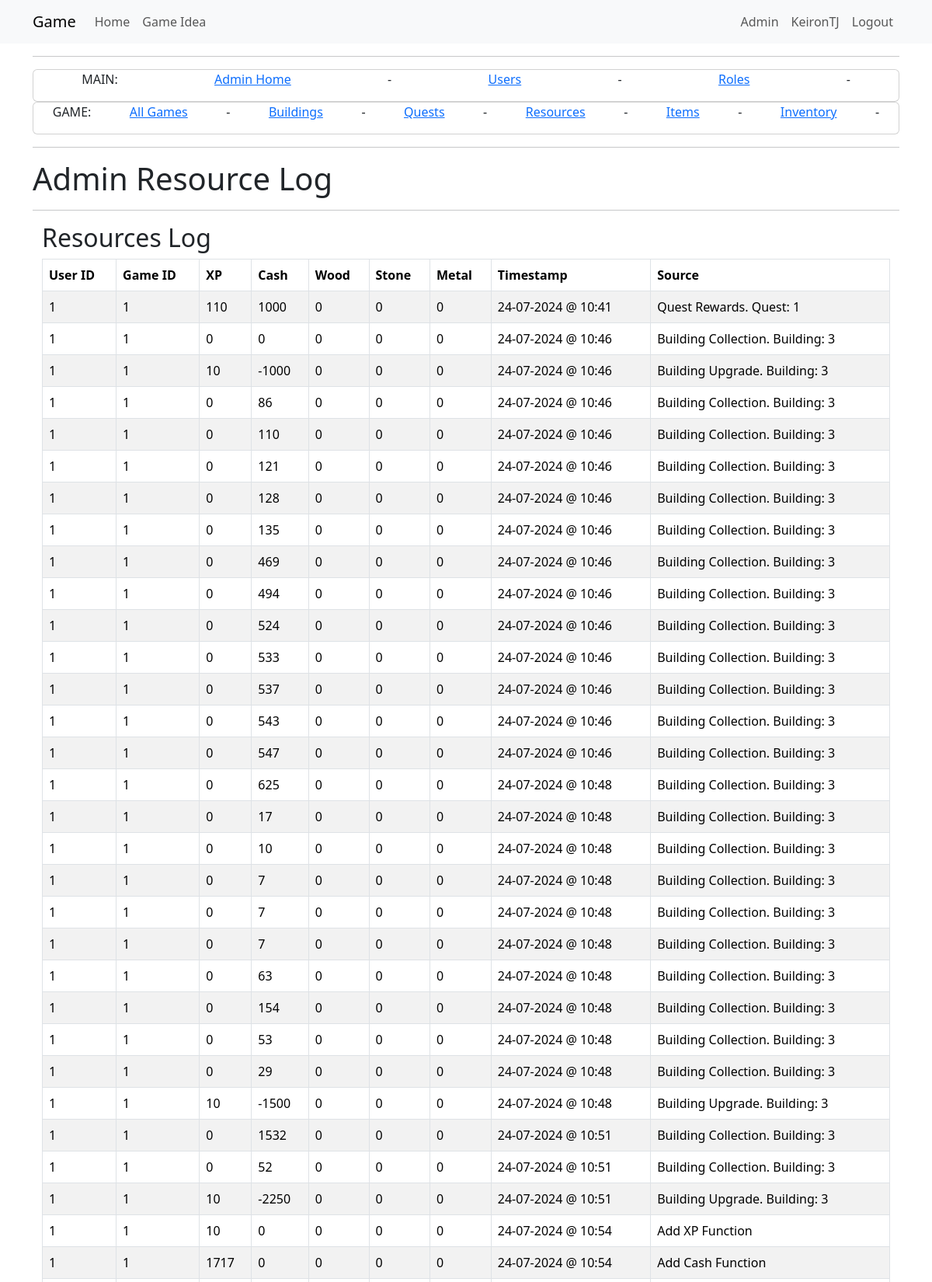
/admin_resourceslog (signed in, upper part), run on the app's committed database.
### app/models.py (models this page shows, shortened)
class User(UserMixin, db.Model):
    id = db.Column(Integer, primary_key=True)
    username = db.Column(String(64), index=True, unique=True)
    email = db.Column(String(120), index=True, unique=True)
    password_hash = db.Column(String(256))
    active = db.Column(db.Boolean(), default=True)
    activegame = db.Column(db.Integer, nullable=True)
    game = so.relationship("Game", back_populates="user", cascade="all, delete-orphan")
    role=so.relationship("Role", secondary="user_roles")
    def is_admin(self):
        return 'admin' in [role.name for role in self.role]

class ResourceLog(db.Model):
    __tablename__ = 'resource_log'
    id = db.Column(db.Integer, primary_key=True)
    game_id = db.Column(db.Integer, db.ForeignKey("game.id"))
    cash = db.Column(db.Integer, default=0)
    xp = db.Column(db.Integer, default=0)
    wood = db.Column(db.Integer, default=0)
    stone = db.Column(db.Integer, default=0)
    metal = db.Column(db.Integer, default=0)
    entry_date = db.Column(db.DateTime, default=datetime.now(timezone.utc))
    source = db.Column(db.String(64))
    game = db.relationship("Game", back_populates="resource_logs")

class Game(db.Model):
    __tablename__ = 'game'
    id = db.Column(db.Integer, primary_key=True)
    user_id = db.Column(db.Integer, db.ForeignKey('user.id'), nullable=False)
    game_name = db.Column(db.String(64))
    game_exists = db.Column(db.Boolean, default=True)
    entry_date = db.Column(db.DateTime, default=datetime.now(timezone.utc))
    xp = db.Column(db.Integer, default=0)
    level = db.Column(db.Integer, default=0)
    cash = db.Column(db.Integer, default=0)
    wood = db.Column(db.Integer, default=0)
    stone = db.Column(db.Integer, default=0)
    metal = db.Column(db.Integer, default=0)
    next_level_xp_required = db.Column(db.Integer, default=110)
    user = db.relationship("User", back_populates="game")
    inventories = db.relationship("InventoryUser", back_populates="game")
    quest_progress = db.relationship("QuestProgress", back_populates="game")
    building_progress = db.relationship("BuildingProgress", back_populates="game")
    resource_logs = db.relationship("ResourceLog", back_populates="game")

### app/admin/routes.py (the view)
@bp.route('/admin_resourceslog', methods=['GET', 'POST'])
@login_required
@admin_required
def admin_resourceslog():
    resourcelogs = db.session.query(ResourceLog).all()
    return render_template("admin/game/admin_resourceslog.html",
                           title='Admin Resource Log',
                           resourcelogs=resourcelogs)

### app/models.py (called while the page is built)
@login.user_loader
def load_user(id):
    return db.session.get(User, int(id))

### runserver.py (called while the page is built)
def format_datetime(value, format='%d-%m-%Y @ %H:%M'):
    if value is None:
        return "None"
    return value.strftime(format)

### app/templates/admin/game/admin_resourceslog.html
{% extends "admin/admin_base.html" %}
{% block content2 %}
<div class="Jumbotron">
    <h1>{{ title }}</h1>
</div>
<hr />
<div class="container">
    <h2>Resources Log</h2>
    <table class="table table-striped table-bordered">
        <thead>
            <tr>
                <th>User ID</th>
                <th>Game ID</th>
                <th>XP</th>
                <th>Cash</th>
                <th>Wood</th>
                <th>Stone</th>
                <th>Metal</th>
                <th>Timestamp</th>
                <th>Source</th>
            </tr>
        </thead>
        <tbody>
            {% for resourcelog in resourcelogs %}
            <tr>
                <td>{{ resourcelog.game.user_id }}</td>
                <td>{{ resourcelog.game.id }}</td>
                <td>{{ resourcelog.xp }}</td>
                <td>{{ resourcelog.cash }}</td>
                <td>{{ resourcelog.wood }}</td>
                <td>{{ resourcelog.stone }}</td>
                <td>{{ resourcelog.metal }}</td>
                <td>{{ resourcelog.entry_date|datetime|default('N/A', true) }}</td>
                <td>{{ resourcelog.source }}</td>
            </tr>
            {% endfor %}
        </tbody>
    </table>
</div>
{% endblock %}

### app/templates/base.html (shortened to what this page needs)
<!doctype html>
<html lang="en">
<head>
    <link href="https://cdn.jsdelivr.net/npm/bootstrap@5.3.2/dist/css/bootstrap.min.css"
          rel="stylesheet"
>
    <link rel="stylesheet" href="{{ url_for('static', filename='style.css') }}">
</head>
<body>
    <nav class="navbar navbar-expand-lg bg-body-tertiary">
        <div class="container">
            <a class="navbar-brand" href="{{ url_for('main.index') }}">Game</a>
            <div class="collapse navbar-collapse" id="navbarSupportedContent">
                <ul class="navbar-nav me-auto mb-2 mb-lg-0">
                    <li class="nav-item">
                        <a class="nav-link" aria-current="page" href="{{ url_for('main.index') }}">Home</a>
                    </li>
                    {% if not current_user.is_authenticated or current_user.activegame == None    %}
                    <li class="nav-item">
                        <a class="nav-link" aria-current="page" href="{{ url_for('game.startmenu') }}">Game Idea</a>
                    </li>
                    {% else %}
                    <li class="nav-item">
                        <a class="nav-link" aria-current="page" href="{{ url_for('game.play', game_id=current_user.activegame) }}">Game Idea</a>
                    </li>
                    {% endif %}
                </ul>
                <ul class="navbar-nav mb-2 mb-lg-0">
                    {% if current_user.is_anonymous %}
                    <li class="nav-item">
                        <a class="nav-link" aria-current="page" href="{{ url_for('auth.login') }}">Login</a>
                    </li>
                    {% else %}
                    {% if current_user.is_admin() %}
                    <li class="nav-item">
                        <a class="nav-link" aria-current="page" href="{{ url_for('admin.admin_home') }}">Admin</a>
                    </li>
                    {% endif %}
                    <li class="nav-item">
                        <a class="nav-link" aria-current="page" href="{{ url_for('main.view_profile', user_id=current_user.id) }}">{{ current_user.username }}</a>
                    </li>
                    <li class="nav-item">
                        <a class="nav-link" aria-current="page" href="{{ url_for('auth.logout') }}">Logout</a>
                    </li>
                    {% endif %}
                </ul>
            </div>
        </div>
    </nav>
    <div class="container mt-3">
        {% block content %}{% endblock %}
    </div>
</body>
</html>

### data on the page
User: username "KeironTJ"
ResourceLog: game.user_id "1", game.id "1", xp "110", cash "1000", wood "0", stone "0", metal "0", entry_date "24-07-2024 @ 10:41", source "Quest Rewards. Quest: 1"
ResourceLog: game.user_id "1", game.id "1", xp "0", cash "0", wood "0", stone "0", metal "0", entry_date "24-07-2024 @ 10:46", source "Building Collection. Building: 3"
ResourceLog: game.user_id "1", game.id "1", xp "10", cash "-1000", wood "0", stone "0", metal "0", entry_date "24-07-2024 @ 10:46", source "Building Upgrade. Building: 3"
ResourceLog: game.user_id "1", game.id "1", xp "0", cash "86", wood "0", stone "0", metal "0", entry_date "24-07-2024 @ 10:46", source "Building Collection. Building: 3"
ResourceLog: game.user_id "1", game.id "1", xp "0", cash "110", wood "0", stone "0", metal "0", entry_date "24-07-2024 @ 10:46", source "Building Collection. Building: 3"
ResourceLog: game.user_id "1", game.id "1", xp "0", cash "121", wood "0", stone "0", metal "0", entry_date "24-07-2024 @ 10:46", source "Building Collection. Building: 3"
ResourceLog: game.user_id "1", game.id "1", xp "0", cash "128", wood "0", stone "0", metal "0", entry_date "24-07-2024 @ 10:46", source "Building Collection. Building: 3"
ResourceLog: game.user_id "1", game.id "1", xp "0", cash "135", wood "0", stone "0", metal "0", entry_date "24-07-2024 @ 10:46", source "Building Collection. Building: 3"
ResourceLog: game.user_id "1", game.id "1", xp "0", cash "469", wood "0", stone "0", metal "0", entry_date "24-07-2024 @ 10:46", source "Building Collection. Building: 3"
ResourceLog: game.user_id "1", game.id "1", xp "0", cash "494", wood "0", stone "0", metal "0", entry_date "24-07-2024 @ 10:46", source "Building Collection. Building: 3"
ResourceLog: game.user_id "1", game.id "1", xp "0", cash "524", wood "0", stone "0", metal "0", entry_date "24-07-2024 @ 10:46", source "Building Collection. Building: 3"
ResourceLog: game.user_id "1", game.id "1", xp "0", cash "533", wood "0", stone "0", metal "0", entry_date "24-07-2024 @ 10:46", source "Building Collection. Building: 3"
ResourceLog: game.user_id "1", game.id "1", xp "0", cash "537", wood "0", stone "0", metal "0", entry_date "24-07-2024 @ 10:46", source "Building Collection. Building: 3"
ResourceLog: game.user_id "1", game.id "1", xp "0", cash "543", wood "0", stone "0", metal "0", entry_date "24-07-2024 @ 10:46", source "Building Collection. Building: 3"
ResourceLog: game.user_id "1", game.id "1", xp "0", cash "547", wood "0", stone "0", metal "0", entry_date "24-07-2024 @ 10:46", source "Building Collection. Building: 3"
ResourceLog: game.user_id "1", game.id "1", xp "0", cash "625", wood "0", stone "0", metal "0", entry_date "24-07-2024 @ 10:48", source "Building Collection. Building: 3"
ResourceLog: game.user_id "1", game.id "1", xp "0", cash "17", wood "0", stone "0", metal "0", entry_date "24-07-2024 @ 10:48", source "Building Collection. Building: 3"
ResourceLog: game.user_id "1", game.id "1", xp "0", cash "10", wood "0", stone "0", metal "0", entry_date "24-07-2024 @ 10:48", source "Building Collection. Building: 3"
ResourceLog: game.user_id "1", game.id "1", xp "0", cash "7", wood "0", stone "0", metal "0", entry_date "24-07-2024 @ 10:48", source "Building Collection. Building: 3"
ResourceLog: game.user_id "1", game.id "1", xp "0", cash "7", wood "0", stone "0", metal "0", entry_date "24-07-2024 @ 10:48", source "Building Collection. Building: 3"
ResourceLog: game.user_id "1", game.id "1", xp "0", cash "7", wood "0", stone "0", metal "0", entry_date "24-07-2024 @ 10:48", source "Building Collection. Building: 3"
ResourceLog: game.user_id "1", game.id "1", xp "0", cash "63", wood "0", stone "0", metal "0", entry_date "24-07-2024 @ 10:48", source "Building Collection. Building: 3"
ResourceLog: game.user_id "1", game.id "1", xp "0", cash "154", wood "0", stone "0", metal "0", entry_date "24-07-2024 @ 10:48", source "Building Collection. Building: 3"
ResourceLog: game.user_id "1", game.id "1", xp "0", cash "53", wood "0", stone "0", metal "0", entry_date "24-07-2024 @ 10:48", source "Building Collection. Building: 3"
ResourceLog: game.user_id "1", game.id "1", xp "0", cash "29", wood "0", stone "0", metal "0", entry_date "24-07-2024 @ 10:48", source "Building Collection. Building: 3"
ResourceLog: game.user_id "1", game.id "1", xp "10", cash "-1500", wood "0", stone "0", metal "0", entry_date "24-07-2024 @ 10:48", source "Building Upgrade. Building: 3"
ResourceLog: game.user_id "1", game.id "1", xp "0", cash "1532", wood "0", stone "0", metal "0", entry_date "24-07-2024 @ 10:51", source "Building Collection. Building: 3"
ResourceLog: game.user_id "1", game.id "1", xp "0", cash "52", wood "0", stone "0", metal "0", entry_date "24-07-2024 @ 10:51", source "Building Collection. Building: 3"
ResourceLog: game.user_id "1", game.id "1", xp "10", cash "-2250", wood "0", stone "0", metal "0", entry_date "24-07-2024 @ 10:51", source "Building Upgrade. Building: 3"
ResourceLog: game.user_id "1", game.id "1", xp "10", cash "0", wood "0", stone "0", metal "0", entry_date "24-07-2024 @ 10:54", source "Add XP Function"
ResourceLog: game.user_id "1", game.id "1", xp "1717", cash "0", wood "0", stone "0", metal "0", entry_date "24-07-2024 @ 10:54", source "Add Cash Function"

### other printed values
{{ title }} "Admin Resource Log"
